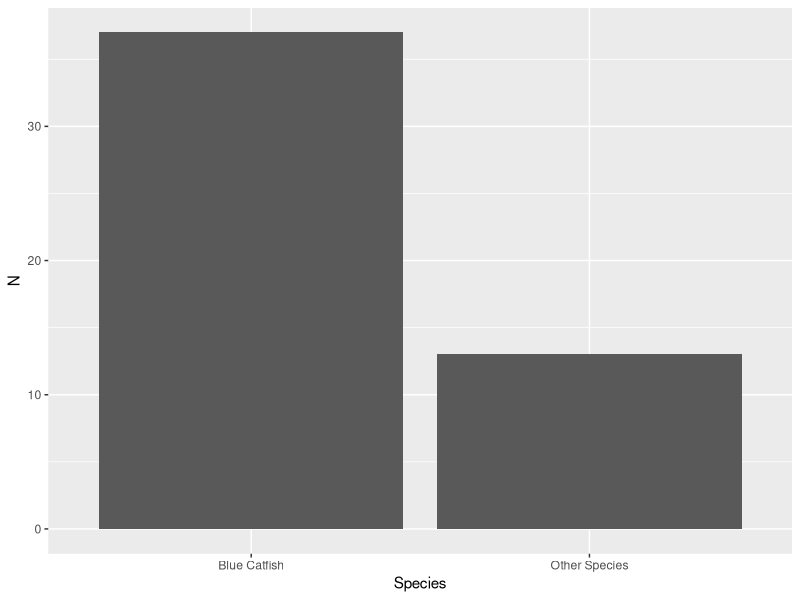
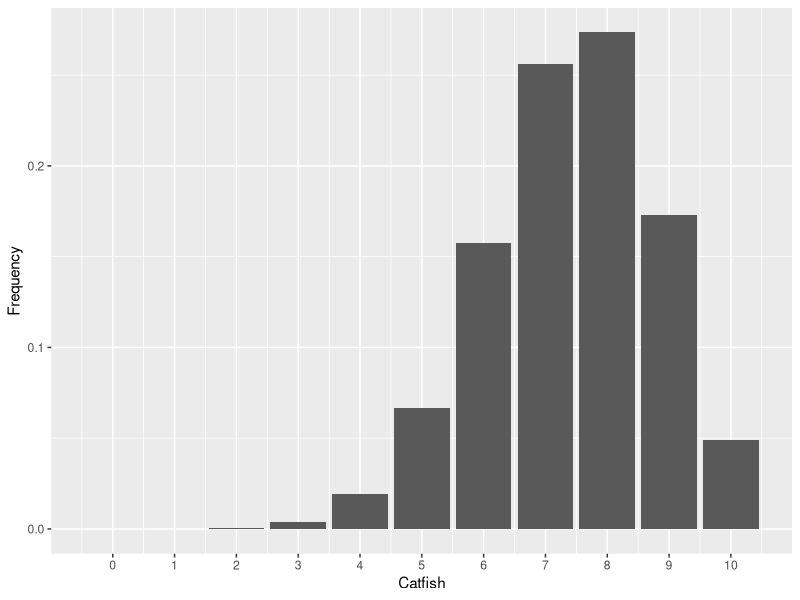
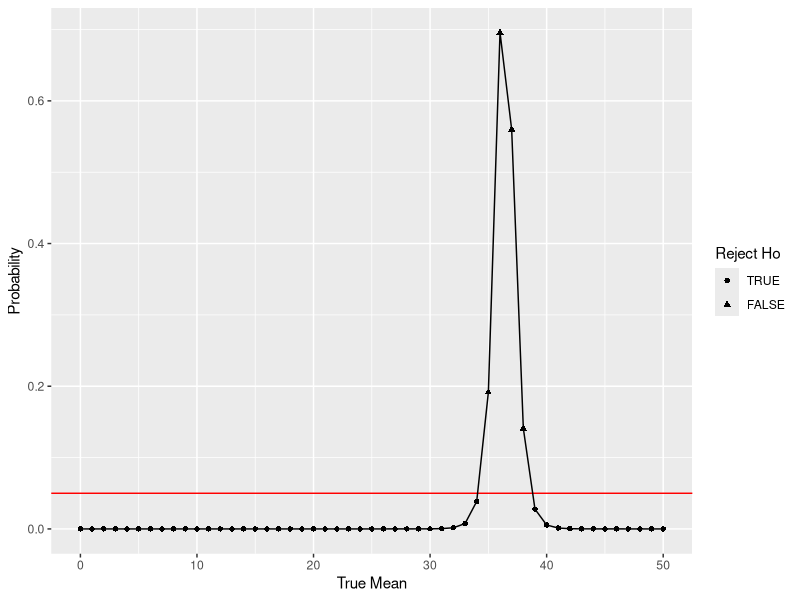

Generate these figures, in order, with R:
## ---- chunk 1
library(ggplot2)
df <- data.frame( Species=c("Blue Catfish","Other Species"), N=c(37,13) )
ggplot(df,aes(Species,N)) + geom_bar(stat="identity") 
## ---- chunk 2
p <- 0.74
q <- 1-p
N <- 10
Catfish <- seq(0,N)
## ---- chunk 3
ways_to_get <- choose(N,Catfish)
ways_to_get
## ---- chunk 4
prob_of_each <- p^Catfish * q^(N-Catfish)
prob_of_each
## ---- chunk 5
data <- data.frame( Catfish, Frequency = ways_to_get * prob_of_each )
ggplot( data, aes(Catfish,Frequency)) + geom_col() + scale_x_continuous(breaks=Catfish)
## ---- chunk 6
df <- data.frame( Site = 1:10, Catfish=c(37,32,35,39,31,38,38,35,41,38) )
df
## ---- chunk 7
model <- t.test(df$Catfish, mu = 37)
model
## ---- chunk 8
potential <- seq(0,50)
other_p.vals <- unlist(lapply( potential,FUN = function(x) {t.test(df$Catfish, mu=x)$p.value}))
data <- data.frame( potential,other_p.vals)
data$Reject <- TRUE
data$Reject[ data$other_p.vals >= 0.05] <- FALSE
data$Reject <- factor( data$Reject, ordered=TRUE, levels=c(TRUE,FALSE))
ggplot(data,aes(x=potential,y=other_p.vals)) + 
  geom_abline(slope=0,intercept = 0.05, color="red") + 
  geom_line() + geom_point(aes(shape=Reject)) +  
  xlab("True Mean") + ylab("Probability") +
  scale_shape_discrete("Reject Ho")
## ---- chunk 9
observed <- rbinom(25,1,0.42)
observed
